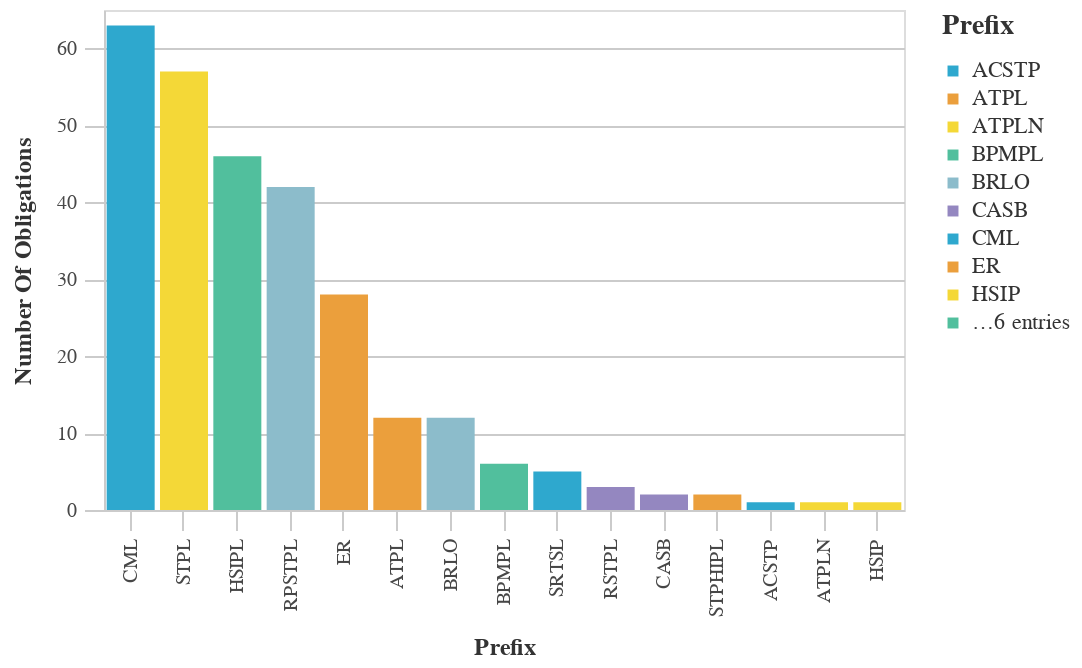

Write notebook code for a chart like this one.
### Markdown cell above
## Most Used Prefix Codes

### Code cell
#Bar chart with the Most Used Prefix Counts
chart_df = (df_top>>filter(_.variable=='prefix')).rename(columns={"value":"Prefix",
                                 "count":"Number of Obligations"})
chart9= (_dla_utils_reports.basic_bar_chart_no_save(chart_df, 'Prefix', 'Number of Obligations', 'Prefix', district))
    

display(chart9)

### Figure 1 — Vega-Lite specification as saved in the notebook (floating-point values rounded to 4 significant figures)
{"config": {"view": {"continuousWidth": 400, "continuousHeight": 300}, "axis": {"domainColor": "#cbcbcb", "grid": true, "gridColor": "#cbcbcb", "gridWidth": 1, "labelColor": "#474747", "labelFont": "Nunito Sans", "labelFontSize": 10, "labelPadding": 4, "tickColor": "#cbcbcb", "tickSize": 10, "titleColor": "#333", "titleFont": "Raleway", "titleFontSize": 12, "titlePadding": 10}, "axisBand": {"grid": false}, "background": "white", "font": "Raleway", "header": {"labelFont": "Nunito Sans", "titleFont": "Raleway"}, "legend": {"labelColor": "#333", "labelFont": "Nunito Sans", "labelFontSize": 11, "labelLimit": 0, "padding": 1, "symbolSize": 30, "symbolType": "square", "titleColor": "#333", "titleFont": "Raleway", "titleFontSize": 14, "titlePadding": 10}, "title": {"anchor": "middle", "font": "Raleway", "fontSize": 18, "fontWeight": 300, "offset": 20}}, "data": {"name": "data-cd594c25a56bbf77423d7572ce2dc419"}, "mark": "bar", "encoding": {"color": {"field": "Prefix", "legend": {"symbolLimit": 10, "title": "Prefix"}, "scale": {"range": ["#2EA8CE", "#EB9F3C", "#F4D837", "#51BF9D", "#8CBCCB", "#9487C0"]}, "type": "nominal"}, "tooltip": [{"field": "Prefix", "type": "nominal"}, {"field": "Number of Obligations", "type": "quantitative"}], "x": {"field": "Prefix", "sort": "-y", "title": "Prefix", "type": "nominal"}, "y": {"field": "Number of Obligations", "title": "Number Of Obligations", "type": "quantitative"}}, "height": 250, "width": 400, "$schema": "https://vega.github.io/schema/vega-lite/v4.17.0.json", "datasets": {"data-cd594c25a56bbf77423d7572ce2dc419": [{"Prefix": "CML", "Number of Obligations": 63, "variable": "prefix"}, {"Prefix": "STPL", "Number of Obligations": 57, "variable": "prefix"}, {"Prefix": "HSIPL", "Number of Obligations": 46, "variable": "prefix"}, {"Prefix": "RPSTPL", "Number of Obligations": 42, "variable": "prefix"}, {"Prefix": "ER", "Number of Obligations": 28, "variable": "prefix"}, {"Prefix": "ATPL", "Number of Obligations": 12, "variable": "prefix"}, {"Prefix": "BRLO", "Number of Obligations": 12, "variable": "prefix"}, {"Prefix": "BPMPL", "Number of Obligations": 6, "variable": "prefix"}, {"Prefix": "SRTSL", "Number of Obligations": 5, "variable": "prefix"}, {"Prefix": "RSTPL", "Number of Obligations": 3, "variable": "prefix"}, {"Prefix": "CASB", "Number of Obligations": 2, "variable": "prefix"}, {"Prefix": "STPHIPL", "Number of Obligations": 2, "variable": "prefix"}, {"Prefix": "ACSTP", "Number of Obligations": 1, "variable": "prefix"}, {"Prefix": "ATPLN", "Number of Obligations": 1, "variable": "prefix"}, {"Prefix": "HSIP", "Number of Obligations": 1, "variable": "prefix"}]}}
